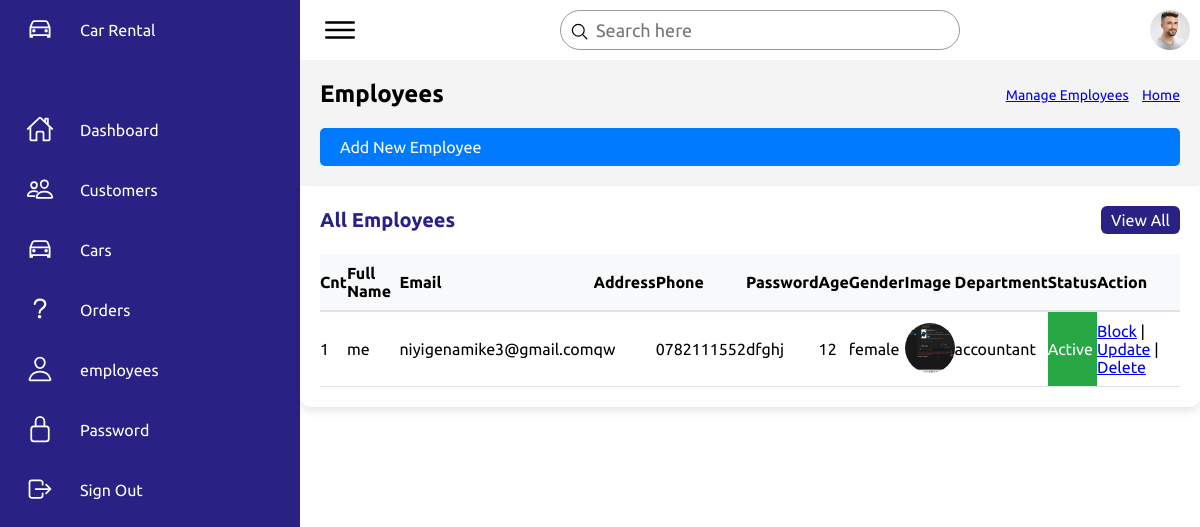
The page /?page=employees (signed in) on the database its author committed.
### tables this page shows
CREATE TABLE `employees` (
  `id` int(11) NOT NULL,
  `cust_fullName` varchar(255) NOT NULL,
  `cust_email` varchar(255) NOT NULL,
  `cust_address` varchar(255) DEFAULT NULL,
  `cust_phone` varchar(20) DEFAULT NULL,
  `cust_password` varchar(255) NOT NULL,
  `cust_age` int(11) DEFAULT NULL,
  `cust_gender` enum('male','female') DEFAULT NULL,
  `status` enum('active','non_active') DEFAULT 'active',
  `salary` decimal(10,2) DEFAULT NULL,
  `department` varchar(50) DEFAULT NULL,
  `image` varchar(90) NOT NULL
);

### employees/index.php (the view, shortened to what this page needs)
<?php include_once("./connection/connection.php"); ?>
<?php
function validate_image($file){
    $ex_file = explode("?",$file)[0];
    if(!empty($ex_file)){
        if(is_file('allImages/'.$ex_file)){
            return 'allImages/'.$file;
        } else {
            return 'allImages/no-image-available.png';
        }
    } else {
        return 'allImages/no-image-available.png';
    }
}
?>
<div class="page">
    <div class="left">
        <h1>Employees</h1>
        <ul class="breadcrumb">
            <li>
                <a href="#">Manage Employees</a>
            </li>
            <li><i class='bx bx-chevron-right'></i></li>
            <li>
                <a class="active" href="#">Home</a>
            </li>
        </ul>
    </div>
    <a href="./?page=add_Employee" class="btn-download">
        <span class="text">Add New Employee</span>
    </a>
</div>
<div class="DataTable">
    <div class="cardHeader">
        <h2>All Employees</h2>
        <a href="#" class="btn">View All</a>
    </div>
    <table>
        <thead>
            <tr>
                <td>Cnt</td>
                <td>Full Name</td>
                <td>Email</td>
                <td>Address</td>
                <td>Phone</td>
                <td>Password</td>
                <td>Age</td>
                <td>Gender</td>
                <td>Image</td>
                <td>Department</td>
                <td>Status</td>
                <td>Action</td>
            </tr>
        </thead>
        <tbody>
            <?php
            $sql = "SELECT * FROM employees";
            $result = $conn->query($sql);
            $x = 0;
            if ($result->num_rows > 0) {
                while($row = $result->fetch_assoc()) {
                    $x++;
                    echo "<tr>";
                    echo "<td>".$x."</td>";
                    echo "<td>".$row["cust_fullName"]."</td>";
                    echo "<td>".$row["cust_email"]."</td>";
                    echo "<td>".$row["cust_address"]."</td>";
                    echo "<td>".$row["cust_phone"]."</td>";
                    echo "<td>".$row["cust_password"]."</td>";
                    echo "<td>".$row["cust_age"]."</td>";
                    echo "<td>".$row["cust_gender"]."</td>";
                    echo "<td><div class='image-container'><img src='".validate_image($row["image"])."' alt='Employee Image'></div></td>";
                    echo "<td>".$row["department"]."</td>";
                    if ($row["status"] == "non_active") {
                        echo "<td class='not-available'>Blocked</td>";
                        echo "<td><a href='delete.php?table=employee&status=unblock&id=".$row["id"]."' onclick='return confirm(\"You are going to unblock this user?\")'>Unblock</a> | <a href='./?page=add_Employee&id=".$row["id"]."'>Update</a> | <a href='delete.php?table=employee&id=".$row["id"]."' onclick='return confirm(\"Are you sure you want to delete this record?\")'>Delete</a></td>";
                    } else {
                        echo "<td class='available'>Active</td>";
                        echo "<td><a href='delete.php?table=employee&status=block&id=".$row["id"]."' onclick='return confirm(\"You are going to block this user?\")'>Block</a> | <a href='./?page=add_Employee&id=".$row["id"]."'>Update</a> | <a href='delete.php?table=employee&id=".$row["id"]."' onclick='return confirm(\"Are you sure you want to delete this record?\")'>Delete</a></td>";
                    }
                    echo "</tr>";
                }
            } else {
                echo "<tr><td colspan='11'>No records found</td></tr>";
            }
            ?>
        </tbody>
    </table>
</div>

### assets/css/style.css (style rules this page uses)
* { font-family: "Ubuntu", sans-serif; margin: 0; padding: 0; box-sizing: border-box; }
:root { --blue: #2a2185; --white: #fff; --gray: #f5f5f5; --black1: #222; --black2: #999; }
body { min-height: 100vh; overflow-x: hidden; }
.cardHeader h2 { font-weight: 600; color: var(--blue); }
.cardHeader .btn { position: relative; padding: 5px 10px; background: var(--blue); text-decoration: none; color: var(--white); border-radius: 6px; }

### index.php (style rules this page uses)
.page { padding: 20px; }
.left { display: flex; justify-content: space-between; align-items: center; }
.page { display: flex; flex-direction: column; background-color: #f4f4f4; padding: 20px; }
.left { display: flex; justify-content: space-between; align-items: center; margin-bottom: 20px; }
.left h1 { font-size: 24px; margin: 0; }
.breadcrumb { list-style: none; padding: 0; margin: 0; }
.breadcrumb li { display: inline; font-size: 14px; color: #666; }
.btn-download { display: flex; align-items: center; background-color: #007bff; color: #fff; padding: 10px 20px; border-radius: 5px; text-decoration: none; }
.DataTable { background-color: #fff; border-radius: 10px; box-shadow: 0 4px 8px rgba(0, 0, 0, 0.1); padding: 20px; }
.cardHeader { display: flex; justify-content: space-between; align-items: center; margin-bottom: 20px; }
.cardHeader h2 { font-size: 20px; margin: 0; }
.btn { background-color: #007bff; color: #fff; padding: 10px 20px; border-radius: 5px; text-decoration: none; }
table { width: 100%; border-collapse: collapse; }
thead { background-color: #f8f9fa; }
thead tr { border-bottom: 2px solid #dee2e6; }
thead td { font-weight: bold; padding: 10px 0; text-align: left; }
tbody tr { border-bottom: 1px solid #dee2e6; }
tbody td { padding: 10px 0; text-align: left; }

### employees/index.php (style rules this page uses)
.image-container img { border-radius: 50%; width: 50px; height: 50px; }
.available { background-color: #28a745; color: #fff; }

### rows shown on the page
employees: cust_fullName "me", cust_email "niyigenamike3@gmail.com", cust_address "qw", cust_phone "0782111552", cust_password "dfghj", cust_age "12", cust_gender "female", image (picture), department "accountant"
